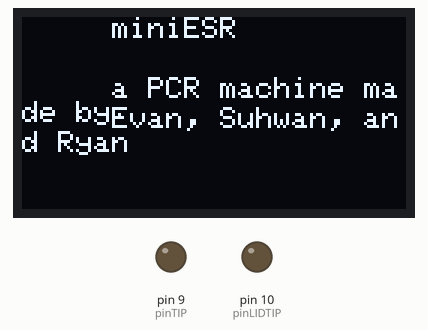
Recording of a sketch running on a simulated Arduino Uno, built with avr-gcc and run on an emulated ATmega328P. Shown: 128×64 one-colour display, output pins drawn as LEDs (lit = HIGH). The display library's start-up logo is not drawn.

Above: at 2.1 s.

Measured:
- what the display in image 0 shows lasts 5.0 s, from 2.1 s to 7.1 s

The sketch:

MasterCode0.1.ino
```cpp
//Libraries
  #include <EEPROM.h>
  #include <Wire.h>
  #include <Adafruit_GFX.h>
  #include <Adafruit_SSD1306.h>
  #include <PID_v1.h>

//Definitions
  #define OLED_RESET 4
  Adafruit_SSD1306 display(OLED_RESET);
  #define NUMFLAKES 10
  #define XPOS 0
  #define YPOS 1
  #define DELTAY 2
  #define LOGO16_GLCD_HEIGHT 16
  #define LOGO16_GLCD_WIDTH  16

  static unsigned char PROGMEM const logo16_glcd_bmp[] =
    { B00000000, B11000000,
      B00000001, B11000000,
      B00000001, B11000000,
      B00000011, B11100000,
      B11110011, B11100000,
      B11111110, B11111000,
      B01111110, B11111111,
      B00110011, B10011111,
      B00011111, B11111100,
      B00001101, B01110000,
      B00011011, B10100000,
      B00111111, B11100000,
      B00111111, B11110000,
      B01111100, B11110000,
      B01110000, B01110000,
      B00000000, B00110000 };

  #if (SSD1306_LCDHEIGHT != 64)
  #error("Height incorrect, please fix Adafruit_SSD1306.h!");
  #endif

//Variables
  //Serial Communication
    //Data Storage
      int arraySize = 11;
      int IniDenatTime = 0;
      int IniDenatTemp = 0;
      int DenatTime = 0;
      int DenatTemp = 0;
      int AnnealTime = 0;
      int AnnealTemp = 0;
      int ExtenTime = 0;
      int ExtenTemp = 0;
      int FinExtenTime = 0;
      int FinExtenTemp = 0;
      int NumCycle = 0;
      int dataArray[11];
    //Data Manipulation
      int tempNum = 0;
      unsigned int dataValue = 0;
      int loopNum = 0;
      int arrayNum = 0;
      String arrayTempString;
      int arrayTempNum = 0;

  //PID Variables section
    //Pending
    //int TIPVal = 0;
    //int FanVal = 0;

  //Temperature Probe
    int anlogVal = 0;
    int voltIn = A3;
    int actTemp = 0;

  //Other External Components
    int pinTIP = 9;
    int pinLIDTIP = 10;
    int fanPin = 6;
    int STRTBTN = 2;
    int STPBTN = 3;
    int FuncBTN = 4;

void setup() {
  //Pinmode setup
  pinMode(voltIn, INPUT);
  analogReference(EXTERNAL);
  pinMode(STRTBTN, INPUT_PULLUP);
  pinMode(STPBTN, INPUT_PULLUP);
  pinMode(FuncBTN, INPUT_PULLUP);
  pinMode(pinTIP, OUTPUT);
  pinMode(pinLIDTIP, OUTPUT);

  //Serial Setup
  Serial.begin(9600);

  //Display Setup
    // initialize with the I2C addr 0x3D (for the 128x64)
      display.begin(SSD1306_SWITCHCAPVCC, 0x3C);
    //Show splashscreen
      display.display();
      delay(2000);
      display.clearDisplay();
    //Display Testing
      display.setTextSize(1);
      display.setTextColor(WHITE);
      display.setCursor(30, 0);
      display.println("miniESR");
      display.setCursor(30, 20);
      display.println("a PCR machine made by:");
      display.setCursor(30, 30);
      display.println("Evan, Suhwan, and Ryan");
      display.display();
      delay(5000);
      display.clearDisplay();
      display.display();
      delay(1000);
}

void loop() {
  // put your main code here, to run repeatedly:

}


void SerialRecieve() {
  //Storing Serial data when available
  if(Serial.available() == 2)
  {
    while (loopNum < 2)
    {
      tempNum = Serial.read();
      dataValue = (dataValue*10) + (tempNum - 48);
      loopNum++;
    }
    dataArray[arrayNum] = dataValue;
    arrayNum++;
    dataValue = 0;
    loopNum = 0;
  }
  //If array is full, start main process
  if(arrayNum == arraySize)
  {
    arrayNum = 0;
    //code to start the main process (PID?)
  }
}

void assignData () {
  IniDenatTime = dataArray[2];
  IniDenatTemp = dataArray[1];
  DenatTime = dataArray[4];
  DenatTemp = dataArray[3];
  AnnealTime = dataArray[6];
  AnnealTemp = dataArray[5];
  ExtenTime = dataArray[8];
  ExtenTemp = dataArray[7];
  FinExtenTime = dataArray[10];
  FinExtenTemp = dataArray[9];
  NumCycle = dataArray[0];
}

int currentTemp() {
  anlogVal = analogRead(voltIn);
  actTemp = (log(anlogVal) * -40.3) + 304.85;
  return actTemp;
}
```
